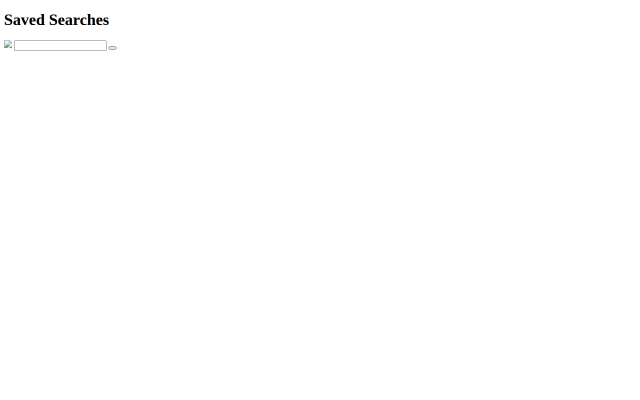
#> input picture proof/WARP-0105/FAILURE-step-2.png, 1280 x 800 px (shown at 1/2 size)
$ python veldo-visual.py ../../proof/WARP-0105/FAILURE-step-2.png ../../proof/WARP-0105/landing.png ../../proof/WARP-0105/landing.png
#> lines starting #> are read from the running program, lines starting #| are printed output that depends on the picture; after the words box and inside, x2 and y2 are one past the last pixel; in counts of white or black regions, pixels touching at a corner belong together
#!/usr/bin/env python3
"""VELDO visual composite builder: the reference implementation of the visual
pipeline's last step. Takes the design frame (exported from the design tool's
API) and the rendered capture (Playwright or emulator), and produces the
side-by-side composite with a pixel-diff strip that gets DELIVERED to the
judging human and stored as evidence.

Usage:
  python3 scripts/veldo-visual.py <figma.png> <rendered.png> <out-composite.png>

Requires: Pillow (pip install pillow). Stack-agnostic by design: anything
that can produce two PNGs can use it.
"""
import sys
from PIL import Image, ImageChops, ImageDraw, ImageFont


def build(figma_path, rendered_path, out_path):
#> called with figma_path = '../../proof/WARP-0105/FAILURE-step-2.png', rendered_path = '../../proof/WARP-0105/landing.png', out_path = '../../proof/WARP-0105/landing.png'
    a = Image.open(figma_path).convert("RGB")
#> a is the input picture: PIL image 1280x800 RGB; mean R, G, B 254.5, 254.5, 254.5
    b = Image.open(rendered_path).convert("RGB")
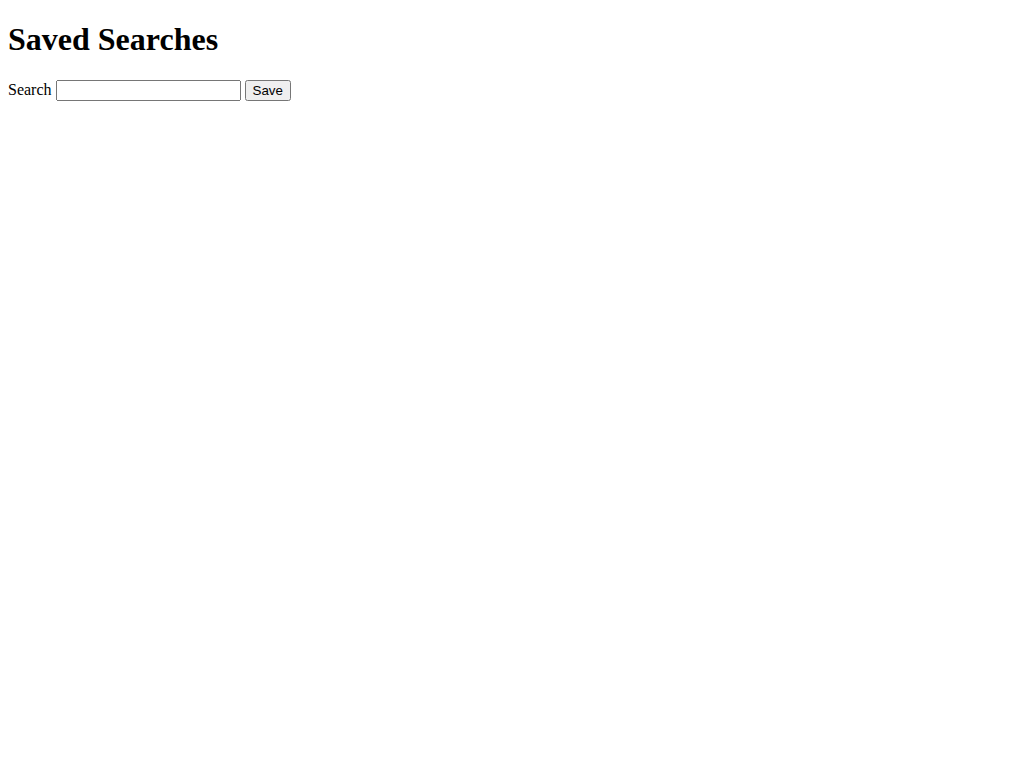
#> input picture proof/WARP-0105/landing.png, 1024 x 768 px
#> b is the input picture: PIL image 1024x768 RGB; mean R, G, B 254.3, 254.3, 254.3

    # normalize heights for a fair side-by-side
    h = max(a.height, b.height)
#> h = 800
    if a.height != h:
        a = a.resize((int(a.width * h / a.height), h))
    if b.height != h:
        b = b.resize((int(b.width * h / b.height), h))
#> b: PIL image 1066x800 RGB

    # diff strip: compare at common size, highlight mismatched pixels
    common_w = min(a.width, b.width)
#> common_w = 1066
    a_c = a.resize((common_w, h))
    b_c = b.resize((common_w, h))
    diff = ImageChops.difference(a_c, b_c).convert("L")
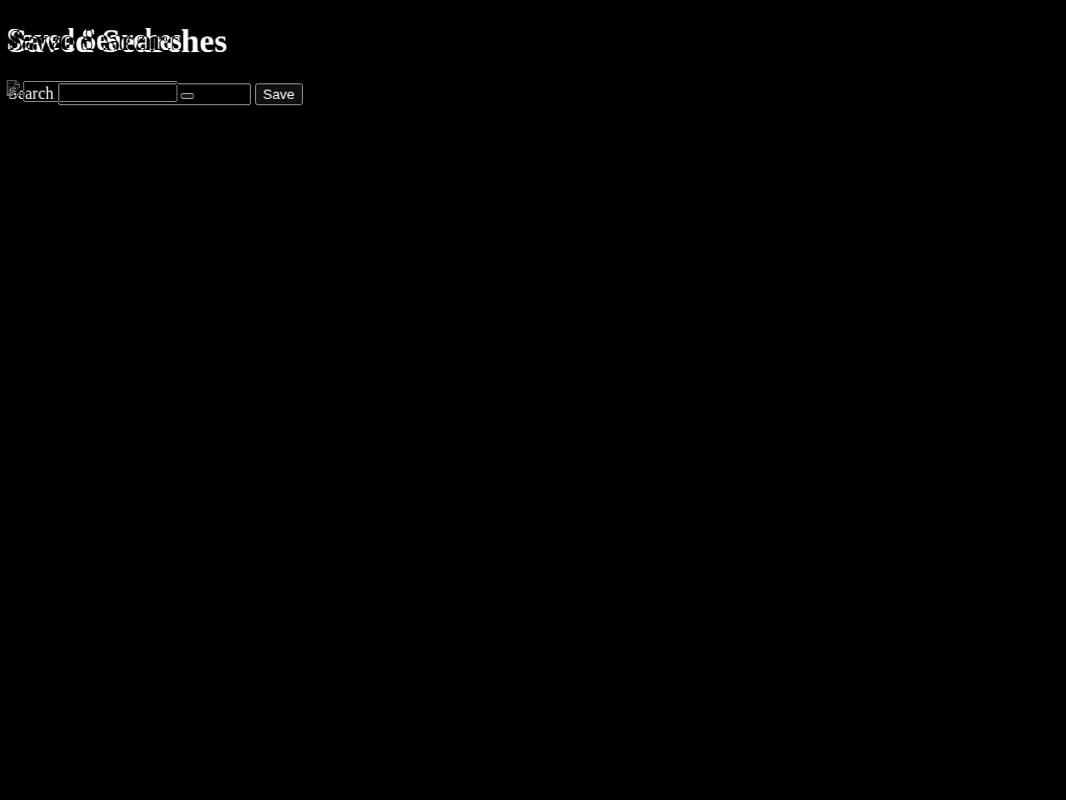
#> diff: PIL image 1066x800 L; min 0, max 255, mean 0.8
    # threshold: anything visibly different glows red on dark
    strip = Image.new("RGB", (common_w, h), (24, 24, 24))
#> strip: PIL image 1066x800 RGB; every value is 24
    mask = diff.point(lambda v: 255 if v > 24 else 0)
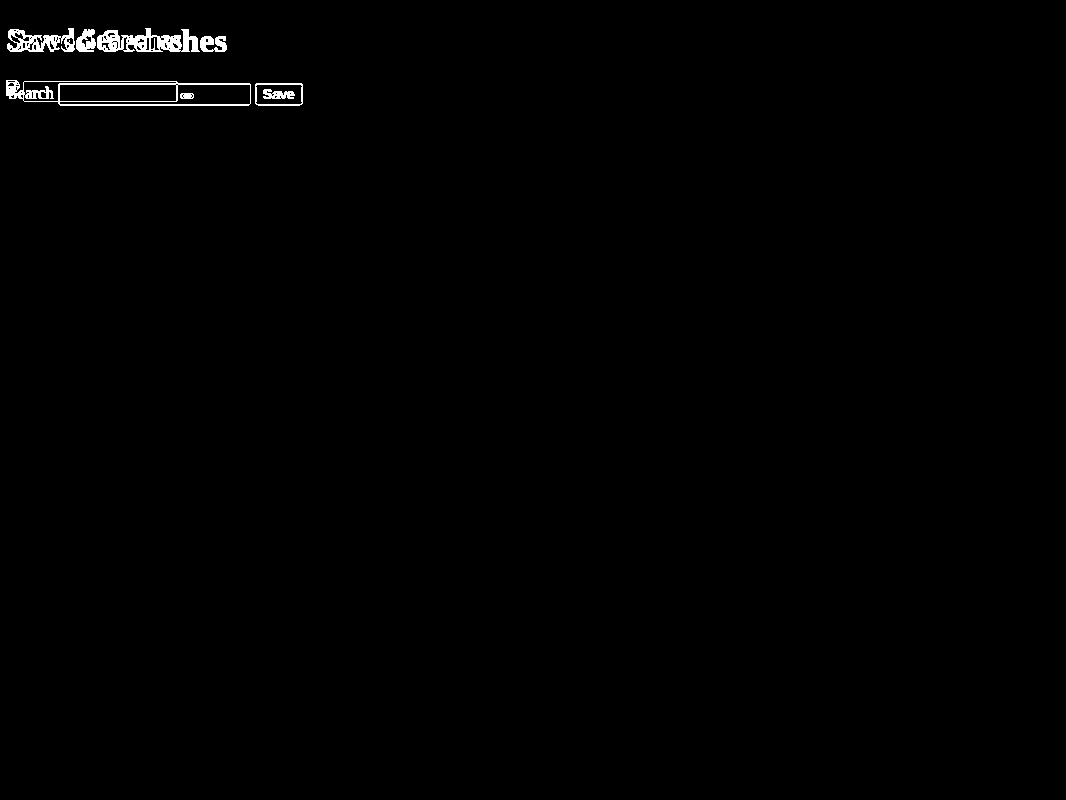
#> mask: PIL image 1066x800 L; 0.59% white; 8 white regions, largest, box (x1, y1, x2, y2) and area: (6, 80, 251, 106) 1590, (97, 28, 200, 52) 1398, (7, 28, 75, 52) 843
    red = Image.new("RGB", (common_w, h), (255, 64, 64))
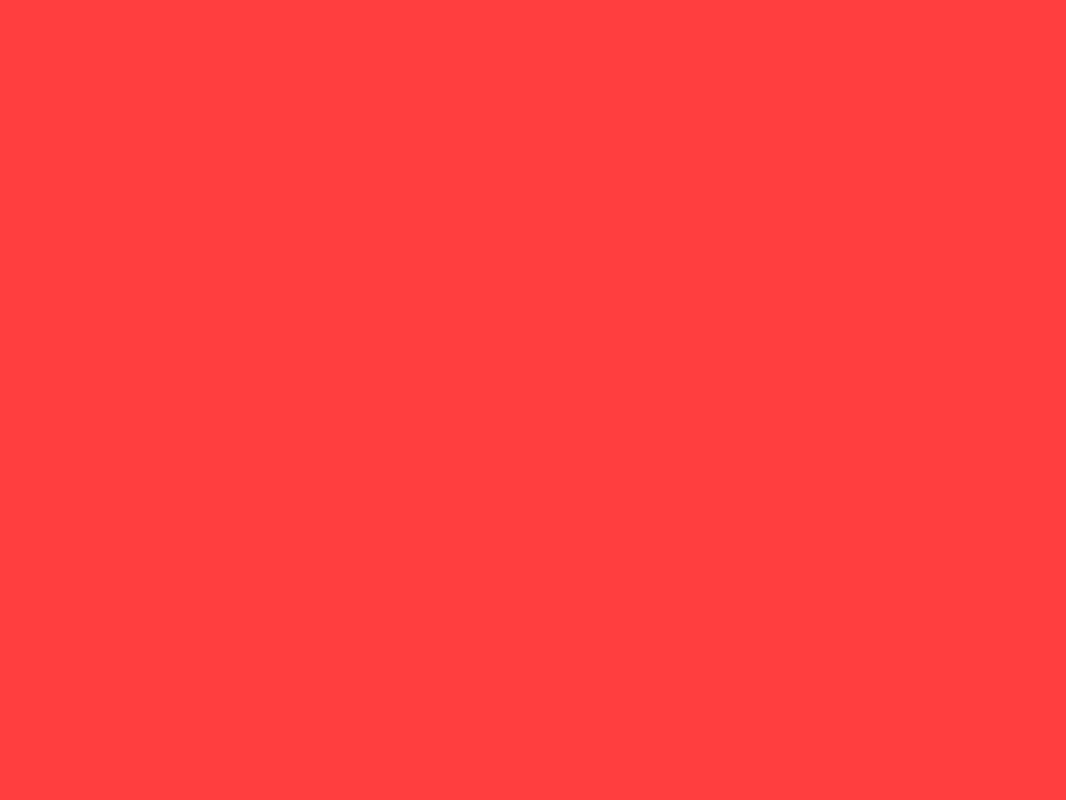
#> red: PIL image 1066x800 RGB; mean R, G, B 255, 64, 64
    strip.paste(red, mask=mask)
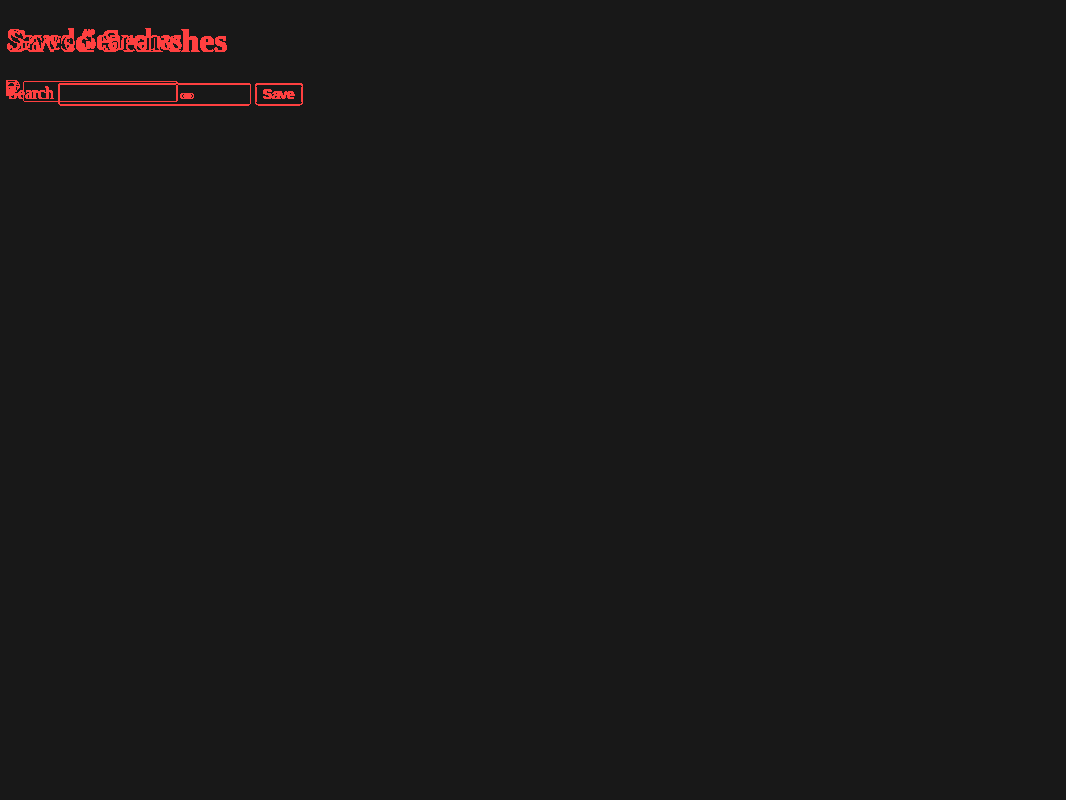
#> strip: PIL image 1066x800 RGB; mean R, G, B 25.4, 24.2, 24.2
    changed_pct = 100.0 * sum(mask.point(bool).getdata()) / (common_w * h)
#> changed_pct = 0.585

    gap, label_h = 16, 28
    W = a.width + gap + b.width + gap + strip.width
#> W = 3444
    out = Image.new("RGB", (W, h + label_h), (255, 255, 255))
#> out: PIL image 3444x828 RGB; every value is 255
    out.paste(a, (0, label_h))
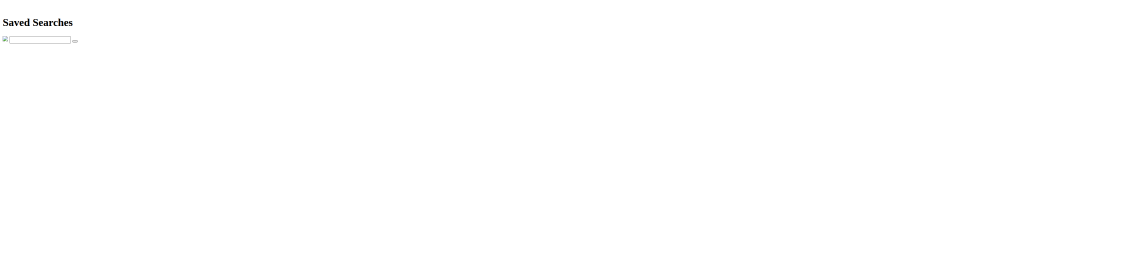
#> out: PIL image 3444x828 RGB (shown at 1/3 size); mean R, G, B 254.8, 254.8, 254.8
    out.paste(b, (a.width + gap, label_h))
    out.paste(strip, (a.width + gap + b.width + gap, label_h))
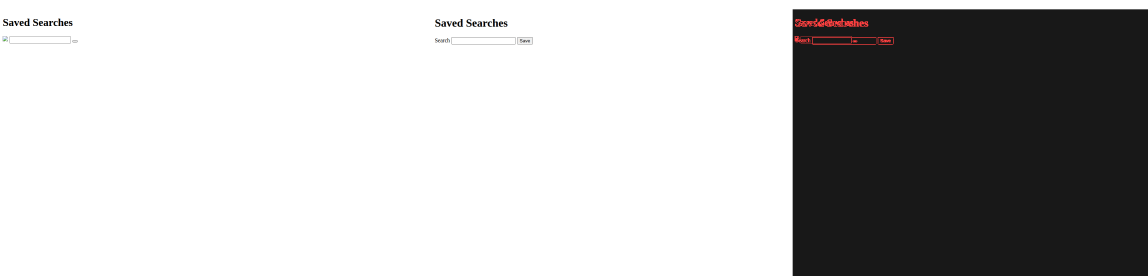
#> out: PIL image 3444x828 RGB (shown at 1/3 size); mean R, G, B 185.9, 185.6, 185.6

    d = ImageDraw.Draw(out)
    try:
        font = ImageFont.truetype("/usr/share/fonts/truetype/dejavu/DejaVuSans.ttf", 14)
    except Exception:
        font = ImageFont.load_default()
    d.text((4, 6), "DESIGN (figma export)", fill=(0, 0, 0), font=font)
    d.text((a.width + gap + 4, 6), "RENDERED", fill=(0, 0, 0), font=font)
    d.text((a.width + gap + b.width + gap + 4, 6),
           f"DIFF ({changed_pct:.1f}% of pixels differ)", fill=(180, 0, 0), font=font)

    out.save(out_path)
    print(f"composite: {out_path} ({changed_pct:.1f}% pixel difference)")
#| composite: ../../proof/WARP-0105/landing.png (0.6% pixel difference)
    return 0


if __name__ == "__main__":
    if len(sys.argv) != 4:
        print(__doc__)
        sys.exit(2)
    sys.exit(build(sys.argv[1], sys.argv[2], sys.argv[3]))
#> (the program exits here)
